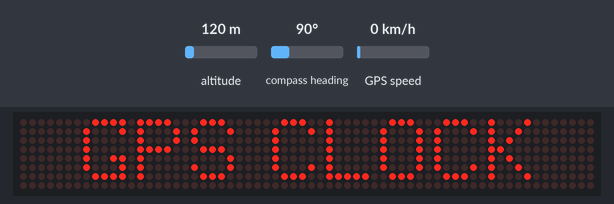
Bench run of a sketch on a simulated Arduino Uno, built with avr-gcc and run on an emulated ATmega328P. Parts: 64×8 LED matrix. The test bench sets the inputs (shaded band); at power-on: altitude 120 m, compass heading 90°, GPS speed 0 km/h. The GPS gets a fix after 3 s at 37.7749, -122.4194 with 8 satellites.

Above: at 0.1 s.
At 1.1 s:
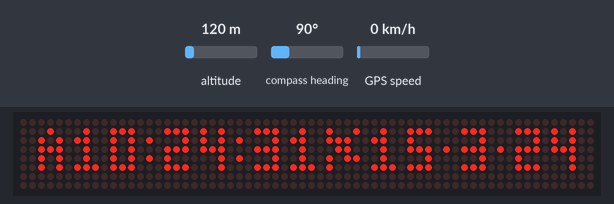
At 5.1 s:
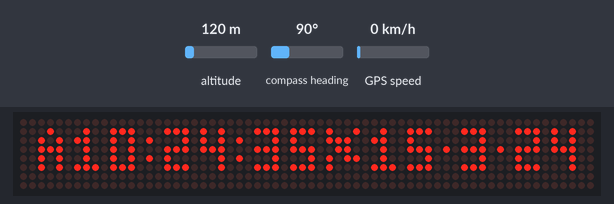
At 10.1 s:
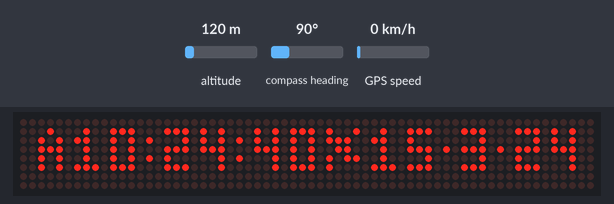
At 20.1 s:
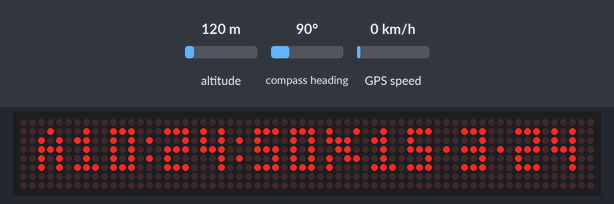
At 39.1 s:
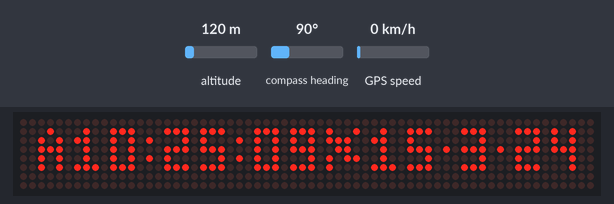

The sketch:

Parola_GPS_v5.ino
```cpp
/*
Simple +8 UTC GPS Clock
LedMatrix(FC16)+ NEO-6M + SMD UNO  = SOMEWHAT CHEAPEST/SIMPLE STRATUM 1 NON-DST +8 PRECISION GPS CLOCK
Devoloped by http://srotogargees.business.site/

 ** Version 5 (+8 UTC GPS Clock) MEGA,UNO & NANO Compatible**

 - 12-H AM/PM version omitted <10 Hour leading Zero
 - New Addition: AM/PM CLOCK + DATE + Satelite Dish icon.
 - PRECISION = +/- 1 Second on lock vs MCU processing speed + display latency.
 - HI-Clock Accuracy compared to NTP >= +/- 500 Millis ~ 1 Second.
 - Allow few minutes,place GPS near windows for fast sat lock. 1 to 5 min for more accurate adjustments (auto)
 - Non-DST +8 GMT/UTC Timezone covers 4 Billion population,Or tweak to your non-DST Timezone.(LINE 72)
 - Irkutsk,Shanghai,Beijing,Taipei,Hong Kong,Manila,Kuala Lumpur,Singapore,Makassar & Perth.
 - NEO_TX->PIN 10((UNOSS*RX)only rec),NEO_RX->UNOSS*TX can be ignored (no transmission to sat).
 - or find a software serial pin that will not conflict with display pins.(A5..etc)
 - SS*=Software Serial ,pins that mimics MCU RX&TX to counter upload failure if RX/TX were utilised.
 - Feel free to mod according to your pref(opensourced).STM MCU,OLED,8-Seg,LedMatrix,Serial Monitor...etc
 - Simple/Fast < 150 line Hobbist project.
 - Customise Font here  https://pjrp.github.io/MDParolaFontEditor
 - Utilsed 3 Colomn x 5 Row font for 8 x 8 Col x 8 Row FC16 RED LED MATRIX ,fast & energy efficient (3 Watts).
*/

#include <MD_Parola.h>
#include <MD_MAX72xx.h>
#include <SPI.h>
#include <NeoSWSerial.h>
#include <NMEAGPS.h>
//#include "Parola_Fonts_data.h"
#include "Parola_Sat_Font.h"

#define HARDWARE_TYPE MD_MAX72XX::FC16_HW

#define MAX_DEVICES 8
#define DATA_PIN 11	//13 if esp8266
#define CS_PIN   10	//15
#define CLK_PIN  13	//14

/*
//Future Addition Rotary_Encoded Timezone/DST manual tweak .
#define CLK  22 //Mega CLK
#define DT   24 //Mega DT
#define SW   26 //Switch
//VCC 5v
//GND

int counter = 17; //start from UTC 0,CCW=UTC-1&counter=14 ,CW=UTC+1 & counter=16
int aState;
int aLastState;
int lastButtonPress = 0;

float zone_hours;
*/

MD_Parola P = MD_Parola(HARDWARE_TYPE, CS_PIN, MAX_DEVICES);

NMEAGPS gps;
gps_fix fix;
uint8_t fixCount;
NeoSWSerial serialgps(A5,0);	// Only 3 wire from Neo-6m TX,VCC & GND

int h;  	// variable declaration for 12-hour AM/PM format
int m;		// Minute variable declaration
int s;		// Second variable declaration
int d;		// date
int mth;  	// month
int y;      	// year

String Mdn;	//  Variable Meridian AM/PM simplified to A/P

const uint16_t ONE_SEC = 1000;
const int32_t zone_hours= +8L; 	// Change to your Timezone for non-Daylight Saving zone


char Time [] = ":00:00";       //  no leading zero for Hour only array

void setup(void)
{
  //Serial.begin(9600);			    // experimented 1st on serial monitor before migrating to FC-16 & TFT
  serialgps.begin(9600); 		    // Neo SwSerial init
  P.begin();				    // Parola lib init
  P.setFont(ExtASCII);                      // Init Custom fonts in "Parola_Sat_Font.h"
  P.setIntensity(0);			    // Lowest LED brightness for 3v3 power efficiency
  P.setTextAlignment(PA_CENTER);	    // Centered display
  P.print("GPS CLOCK");
  delay(ONE_SEC);

}

void adjustTime( NeoGPS::time_t & dt )
{
  NeoGPS::clock_t seconds = dt;     // convert date/time structure to seconds
  const NeoGPS::clock_t  zone_offset = zone_hours * NeoGPS::SECONDS_PER_HOUR;
  seconds += zone_offset;
  dt = seconds;                     // convert seconds structure back to date/time
}

void loop()

{
	if (gps.available( serialgps ))
	{
		fix = gps.read();fixCount++;
		if (fixCount >= 1)  // display updates every seconds
		{
			fixCount = 0;
			if (fix.valid.time)adjustTime(fix.dateTime);printGPSdata();
		}
	}
}

void printGPSdata()
{

  if (fix.valid.time&&fix.dateTime.hours>11)
  {h=fix.dateTime.hours-12;Mdn=(char(143));}else{h=fix.dateTime.hours;Mdn=(char(141));}      // 5 row 3 col font for A/P (am/pm)
  if (fix.valid.time&&fix.dateTime.hours==0||h==0) {h=12;}				     // Code coverts 24h to 12 h format
  m=fix.dateTime.minutes;
  s=fix.dateTime.seconds;
  if (fix.valid.date) {d= fix.dateTime.date ;mth=fix.dateTime.month ;y=fix.dateTime.year;}

    Time[1]  = m  / 10 +'0';
    Time[2]  = m  % 10 +'0';
    Time[4]  = s  / 10 +'0';
    Time[5]  = s  % 10 +'0';

   P.print( Mdn + h + Time + (char(157))+ d +(char(183))+ mth + (char(183))+ y);            // Fills 8 col x 4 x 2 LED Matrix

}
// end of code.
```

Source omitted: ola_Sat_Font.h (data table, 11749 bytes)

Measured:
- what the display in image 1 shows lasts 1.0 s, from 1.0 s to 2.0 s
